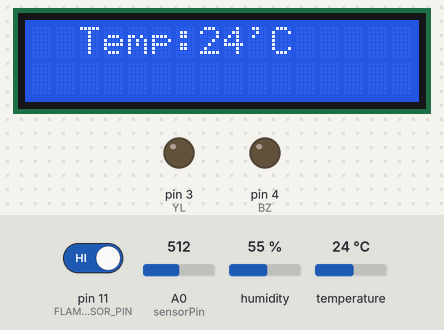
The sketch below on a simulated Arduino Uno, built with avr-gcc and run on an emulated ATmega328P. On the bench: 16×2 character LCD, output pins drawn as LEDs (lit = HIGH). The inputs (shaded band) are chosen by the test bench; at power-on: pin 11 (FLAME_SENSOR_PIN) HIGH, A0 (sensorPin) = 512, humidity 55 %, temperature 24 °C. Pins used as bus, display or sensor lines are not drawn; what the sketch prints to the serial monitor is not drawn.

Above: at 1.2 s.
1.3 s: pin 11 (FLAME_SENSOR_PIN) driven LOW
At 3.8 s:
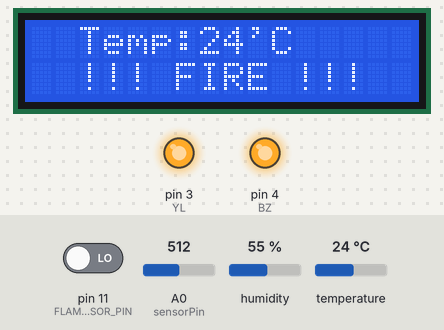
At 13.3 s:
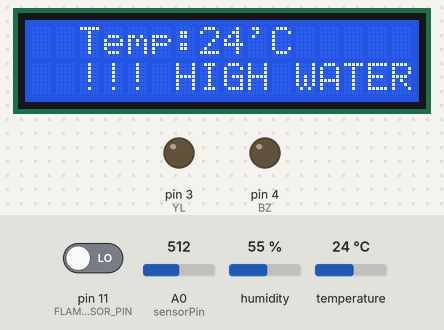
Timing chart, 0 to 37.7 s (numbered marks = the images above; inputs shaded):
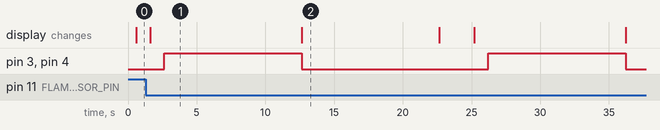

Measured:
- after the input at 1.3 s, the display: changes after 0.33 s (image 1)
- by itself, pin 3 (YL), pin 4 (BZ): alternates HIGH for 10.0 s and LOW for 13.6 s
- what the display in image 1 shows lasts 11.0 s, from 1.6 s to 12.6 s

The sketch:

project.ino
```cpp
// 벨브 켠후 일정시간 후 잠금 //불꽃감지 후 일정시간 후 잠금
// 서브모터 스파크 // 절연시켜야됨
// 냄비 녹는다 어캐해// 이미 가스레인지에 온도센서 있다
// 물이 안튀면 우야노// 가스레인지 밑면에 달기?? 센서 안녹나 흠...?

#include <LiquidCrystal_I2C.h>
LiquidCrystal_I2C lcd(0x27,16,2); // LCD

#include <DHT11.h>
DHT11 dht11(2); // 온습도 센서 pin 9

//#include <servo.h> // 서브모터

// 불꽃감지센서 pin 11
const int FLAME_SENSOR_PIN = 11; // 디지털 읽기(DO)
const int WARNING_LED_PIN = 2; // RL이랑 연결된 핀
int sensorValue = 0; // 변수

// 물수위 센서 pin A0
const int sensorPin = A0; // 아날로그 읽기(A0)

void setup() {
  // LCD
  lcd.init(); // 초기화
  lcd.backlight(); // 백라이트
  lcd.setCursor(2,0); // 1번째줄
  lcd.print("Temp:"); // Temperature 표시
  lcd.setCursor(9,0); // 1번째줄
  lcd.print("'C");

  // 불꽃감지센서 pin 11
  pinMode(FLAME_SENSOR_PIN, INPUT); // 11번을 입력으로
  pinMode(WARNING_LED_PIN, OUTPUT); // 2번을 출력으로
  Serial.begin(9600);
  Serial.println("Flame Sensor Ready!"); // 시리얼 통신

  // 물수위 센서 pin A0
  Serial.begin(9600);
  Serial.println("Water Sensor Ready!"); // 시리얼통신

  pinMode(2,OUTPUT); // RL
  pinMode(3,OUTPUT); // YL
  pinMode(4,OUTPUT); // BZ
  pinMode(5,INPUT); // PB0 비상벨 멈춤
  pinMode(6,INPUT); // PB1 가스벨브 오프
  //pinMode(8,PUT); // 서브모터
  //pinMode(9,PUT); // 온습도센서
  //pinMode(11,PUT); // 불꽃감지센서
  //pinMode(A0,PUT); // 물수위센서
}

void loop() {

  //온습도 센서 pin 9
  int temperature = 0; // 온도값
  int humidity = 0; // 습도값
  int result = dht11.readTemperatureHumidity(temperature, humidity); //리절트(결과)
  // 시리얼 모닝터 세팅
  if (result == 0) { // 값을 읽어오면 0 , 읽지못하면 1
    Serial.print("Temperature: "); //시리얼 프린트 : 모니터에 출력하는 것
    Serial.print(temperature);
    Serial.print(" °C\tHumidity: ");
    Serial.print(humidity);
    Serial.println(" %");
  } else {
    Serial.println(DHT11::getErrorString(result)); // 에러 발생시 에러코드 출력
  }
  //LCD 온도표시
  if (temperature>9) {
    lcd.setCursor(7,0);
    lcd.print(temperature);
  } else {
    lcd.setCursor(7,0);
    lcd.print(" ");
    lcd.setCursor(8,0);
    lcd.print(temperature);
  }
  // 고온경보
  if (temperature>=50) { // 고온 50도 이상
    digitalWrite(3,HIGH); // YL ON
    digitalWrite(4,HIGH); // BZ ON
    lcd.setCursor(2,1);
    lcd.print("!!! HIGH TEMP !!!"); // 고온시 LED ON 끌려면 PB0 누르기
  } else {
    lcd.setCursor(2,1);
    lcd.print("                 "); // LCD OFF
  }
  delay(1000);

  // 불꽃감지센서 pin 11
  sensorValue = digitalRead(FLAME_SENSOR_PIN); // 디지털핀의 값을 읽어 sensorValue에 저장
  if (sensorValue == LOW) { // LOW = 불꽃 점멸
    digitalWrite(WARNING_LED_PIN, HIGH); // RL ON
    Serial.println("!!! FIRE !!!"); // 불꽃점멸감지시 시리얼 모니터에 출력
    lcd.setCursor(2,1); //
    lcd.print("!!! FIRE !!!"); // 불꽃점멸감지시 LCD에 출력
  } else { // HIGH = 불꽃 소멸
    digitalWrite(WARNING_LED_PIN, LOW);  // RL OFF
    Serial.println("Safe."); // 불꽃소멸감지시 시리얼 모니터에 출력
    lcd.setCursor(2,1); //
    lcd.print("            "); // 불꽃소멸감지시 LCD OFF
  }
  delay(1000);

  // 물수위 센서 pin A0
  int waterLevel = analogRead(sensorPin); // 아날로그 읽기 (0~1023)
  Serial.print("물 수위 (0-1023): ");
  Serial.println(waterLevel); // 시리얼 출력
  if (waterLevel > 500) { // 많은 물감지시
    digitalWrite(3,HIGH); // YL ON
    digitalWrite(4,HIGH); // BZ ON
    delay(10000); // 10초 동안 ON
    digitalWrite(3,LOW); // YL OFF
    digitalWrite(4,LOW); // BZ OFF
    Serial.println("!!! Water !!!"); // 물 감지시 시리얼 모니터에 출력
    lcd.setCursor(2,1); //
    lcd.print("!!! HIGH WATER !!!"); // 물 감지시 LCD에 출력
    delay(10000);
    lcd.setCursor(2,1);
    lcd.print("                  "); // 10초후 LCD OFF
  } else if (waterLevel > 50) { // 물감지시
    digitalWrite(3,HIGH); // YL ON
    digitalWrite(4,HIGH); // BZ ON
    delay(3000); // 3초 동안 ON
    digitalWrite(3,LOW); // YL OFF
    digitalWrite(4,LOW); // BZ OFF
    Serial.println("!!! Water !!!"); // 물 감지시 시리얼 모니터에 출력
    lcd.setCursor(2,1); //
    lcd.print("!!! WATER !!!"); // 물 감지시 LCD에 출력
    delay(3000);
    lcd.setCursor(2,1);
    lcd.print("             "); // 3초후 LCD OFF
  } else {
    digitalWrite(3,LOW); // YL OFF
    digitalWrite(4,LOW); // BZ OFF
    lcd.setCursor(2,1);
    lcd.print("                  "); // LCD OFF
  }
  delay(1000);

  // LED, BZ
  // RL 불꽃감지시 켜짐
  // YL 물넘침2회/ 고온도, 이산화탄소 계속(PB0 누를때까지)
  // BZ 물넘침2회/ 고온도, 이산화탄소 계속(PB0 누를때까지)
}
```
